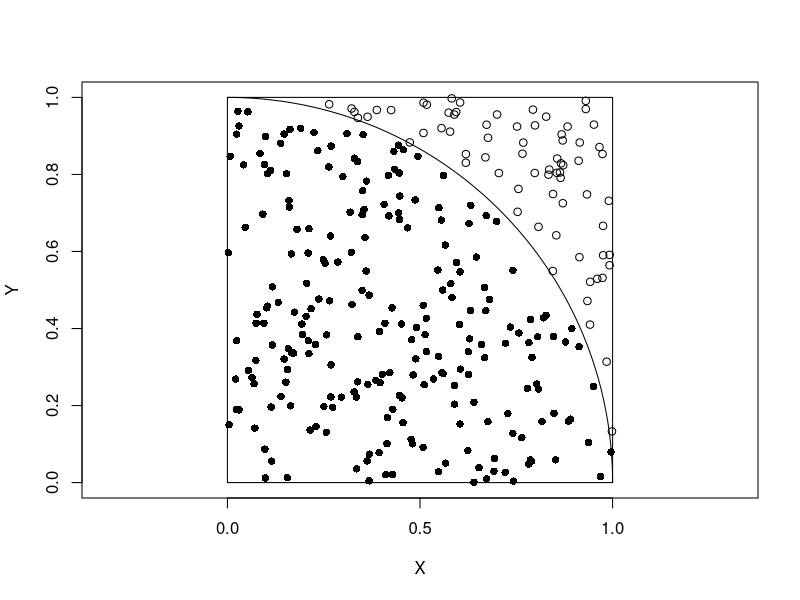

Reproduce this figure in R.
## ---- chunk 1
n=300
p=matrix(runif(n*2),n,2)
sel = rowSums(p**2)<1
plot(p,pch=ifelse(sel,16,1),xlim=c(0,1),ylim=c(0,1),xlab="X",ylab="Y",asp=1)
a = seq(0,pi/2,len=300)
lines(cos(a),sin(a))
lines(cbind(c(0,0,1,1,0),c(0,1,1,0,0)))
